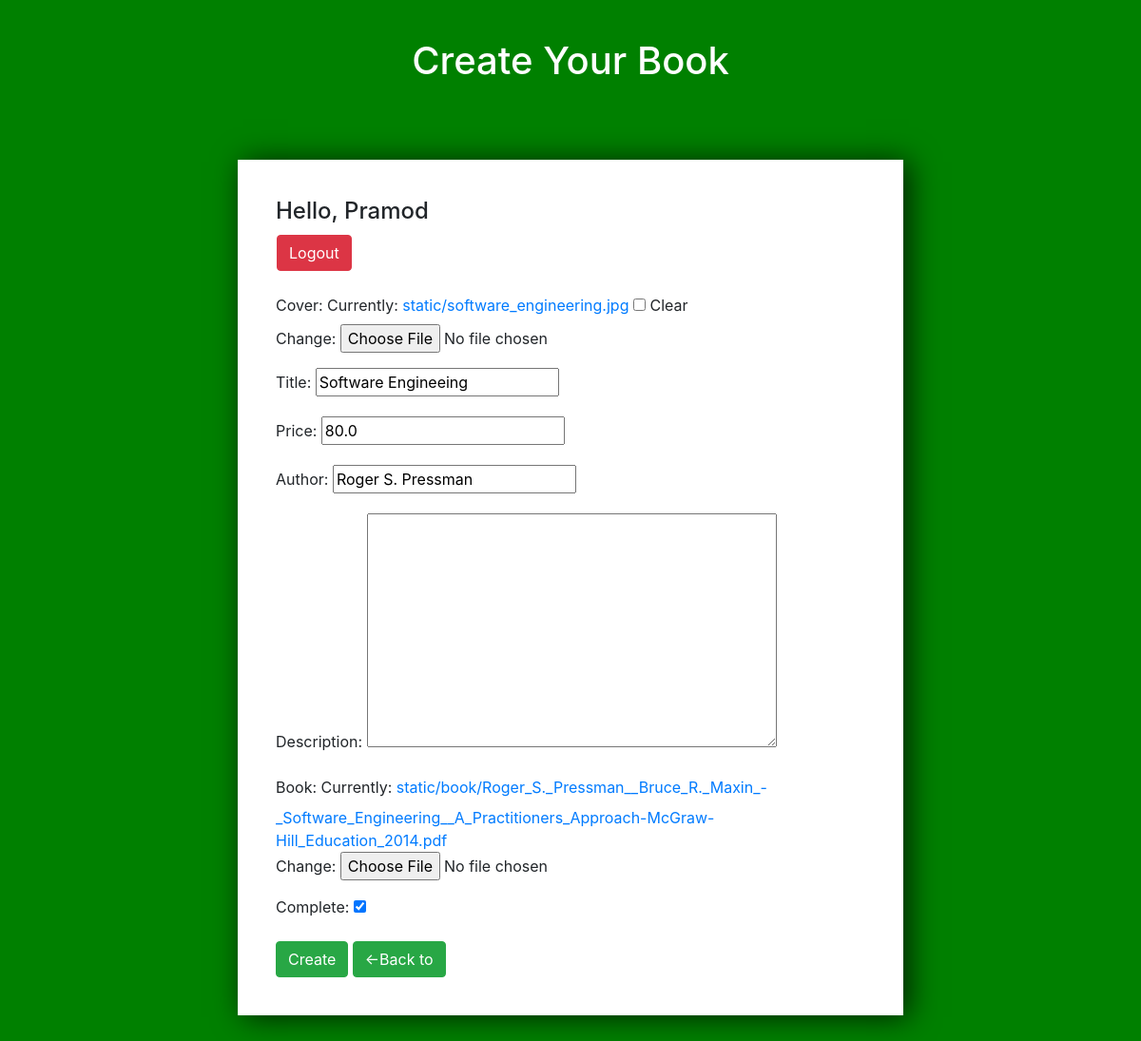
The app's page /update_book/24/ (signed in) with its own data.
### Booklist/models.py (models this page shows, shortened)
class BookTask(models.Model):
    user = models.ForeignKey(
        User,null=True,blank=True,on_delete=models.CASCADE)
    cover = models.ImageField(null=True,blank=True,upload_to="static")
    title = models.CharField(max_length=50)
    price = models.FloatField(max_length=20,null=True,blank=True)
    author = models.CharField(max_length=50,null=True,blank=True)
    description = models.TextField(null=True, blank=True)
    book = models.FileField(upload_to="static/book",null=True,max_length=1000)
    complete = models.BooleanField(default=False)
    created = models.DateField(auto_now_add=True)
    class Meta:
        ordering = ['complete']

### Booklist/views.py (the view, shortened to what this page needs)
# urls.py: path('update_book/<int:pk>/',UpdateBook.as_view(),name="update"),
class UpdateBook(LoginRequiredMixin,UpdateView):
    model = BookTask
    template_name = 'base/create.html'
    success_message = 'Your submission is successful!'
    success_url = reverse_lazy('index')
    form_class = BookForm
    login_url = '/login/'

### Booklist/forms.py
class BookForm(forms.ModelForm):
    class Meta:
        model = BookTask
        fields = ['cover','title','price','author','description','book','complete']

### templates/base/create.html (shortened to what this page needs)
<!DOCTYPE html>
<html lang="en">
<head>
    <link rel="stylesheet" href="https://maxcdn.bootstrapcdn.com/bootstrap/4.5.2/css/bootstrap.min.css">
</head>
<body>
<h1 style="padding: 40px;text-align: center;color: #fff">Create Your Book</h1>
<div class="box-element">
    {% if request.user.is_authenticated %}
        <h4 >Hello, {{ request.user }}</h4>
        <a style="margin-left: 1px;margin-top: 2px;" class="btn btn-danger" href="{% url 'logout' %}">Logout</a>
    {% else %}
        <a>Login</a>
    {% endif %}
    <br>
    <br>
    <form method="post" action=" " enctype="multipart/form-data">
        {{ form.as_p }}
        <input class="btn btn-success" type="submit" value="Create">
        <a class="btn btn-success" href="{% url 'index' %}">&#x2190;Back to</a>
    </form>
</div>
<br>
</body>
</html>

### templates/base/create.html (style rules this page uses)
body { background-color: green; }
.box-element { background-color: #fff; margin: 40px auto; width: 700px; padding: 40px; box-shadow: 6px 2px 30px 0px rgba(0, 0, 0, 0.75); }

### records on screen
BookTask: title "Software Engineeing", price "80.0", author "Roger S. Pressman", complete "☑"

### other values on screen
{{ request.user }} "Pramod"
